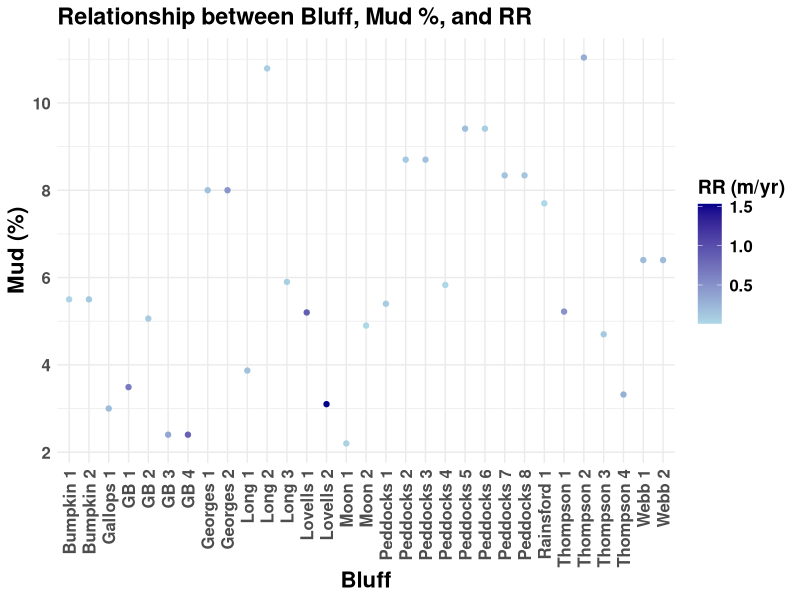

This figure's R source:
## ---- chunk 1
knitr::opts_chunk$set(echo = TRUE)
## ---- chunk 2
erosion <- read.csv("erosion_vulnerability.csv")
erosion_data <- na.omit(erosion, cols = "RR (m/yr)")
names(erosion_data)
## ---- chunk 3
library(ggplot2)


ggplot(erosion_data, aes(x = Bluff, y = Mud...., color = RR..m.yr.)) +
  geom_point() +
  labs(title = 'Relationship between Bluff, Mud %, and RR',
       x = 'Bluff',
       y = 'Mud (%)',
       color = 'RR (m/yr)') +
  theme_minimal() +
  theme(text = element_text(size = 14, face = "bold"),
        axis.title = element_text(size = 16, face = "bold"),
        axis.text.x = element_text(angle = 90, vjust = 0.5, hjust=1, size = 12, face = "bold"),
        axis.text.y = element_text(size = 12, face = "bold"),
        legend.title = element_text(size = 14, face = "bold"),
        legend.text = element_text(size = 12, face = "bold"),
        legend.position = 'right') +
  scale_color_gradient(low = 'lightblue', high = 'darkblue')
